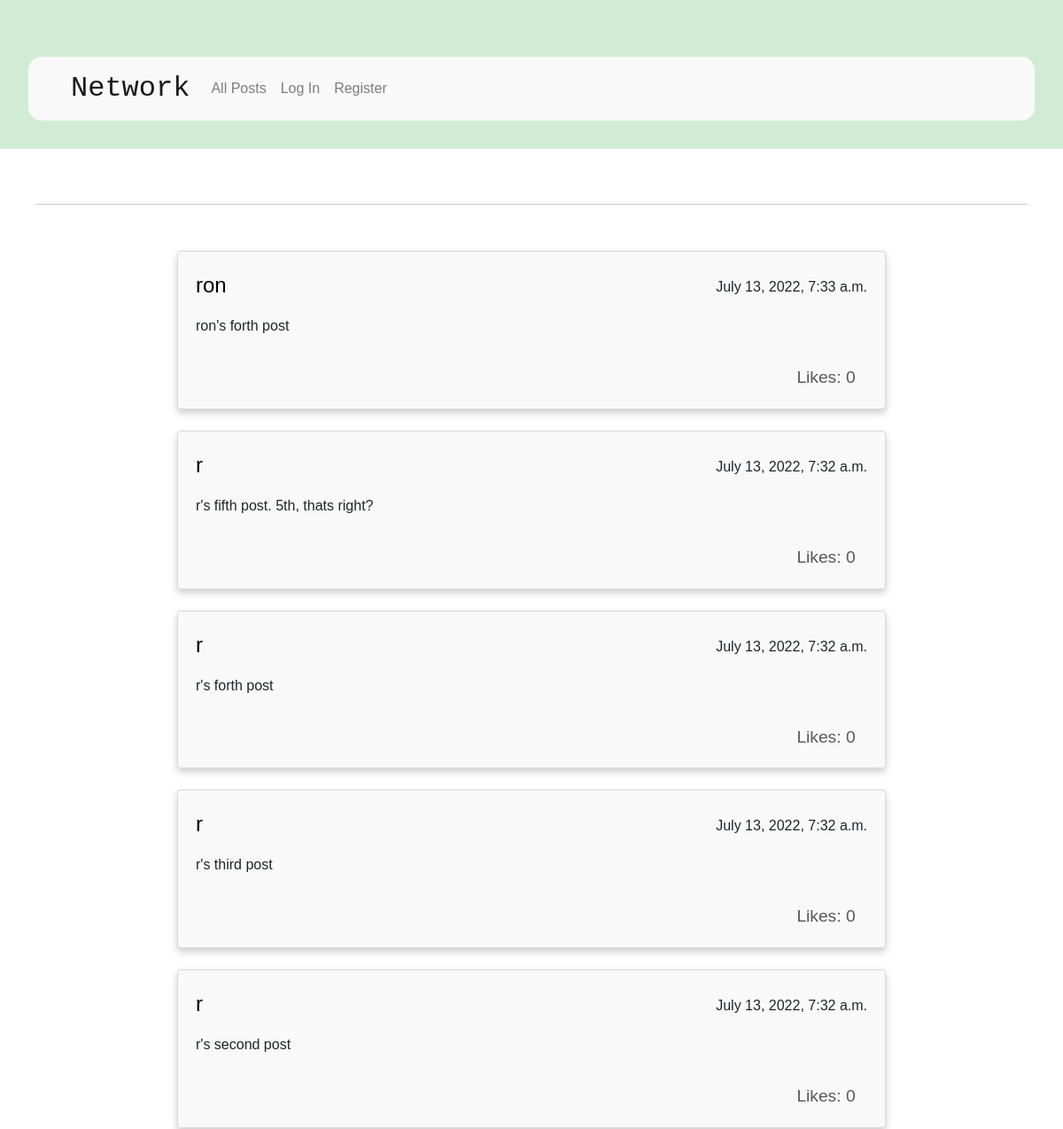
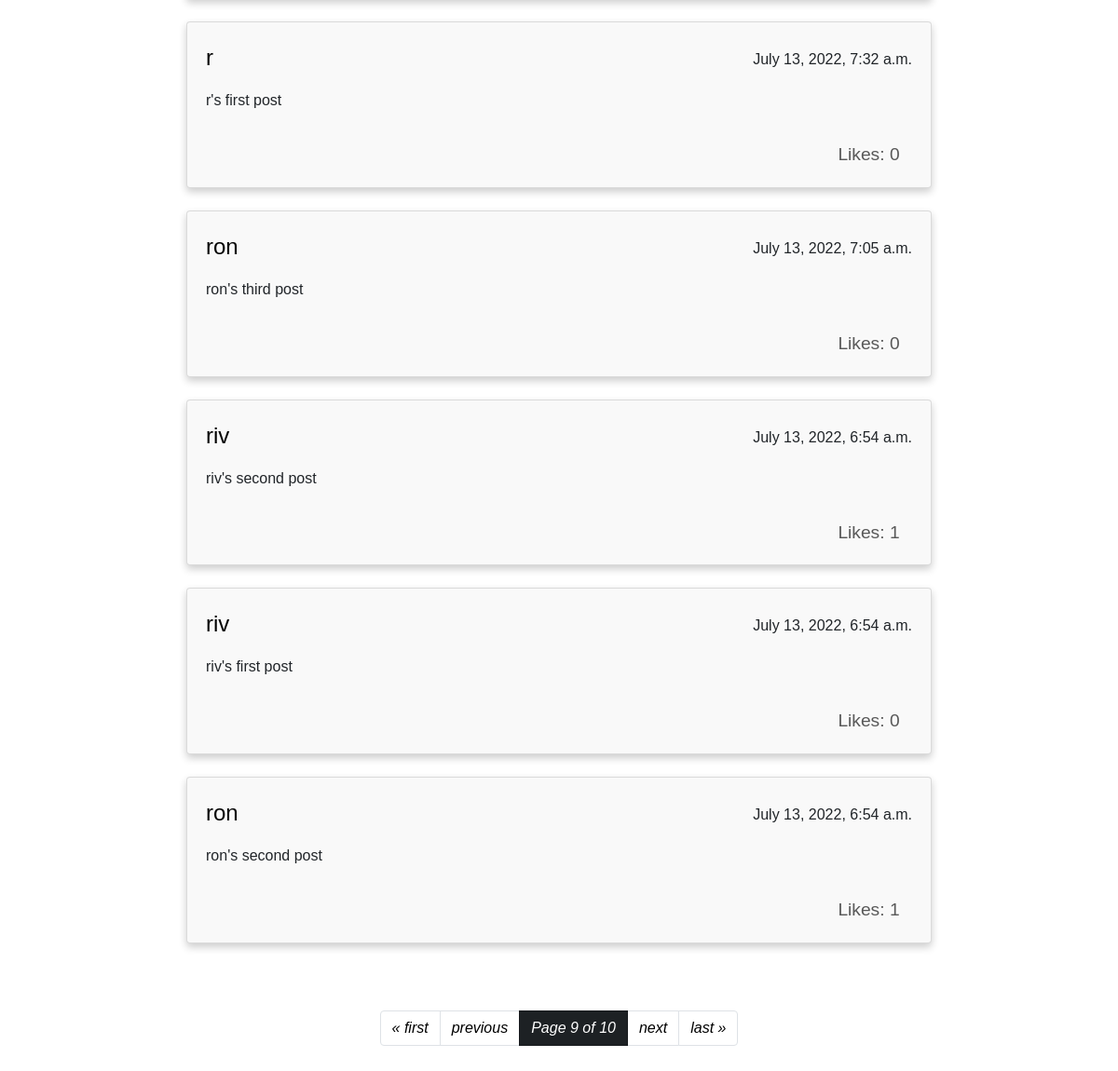
The page /?page=9 on the database its author committed (2 pictures, top to bottom).
### network/models.py (models this page shows, shortened)
class Post(models.Model):
    creator = models.ForeignKey(User, on_delete=models.CASCADE, related_name="posts")
    content = models.CharField(max_length=300, blank=False)
    created_at = models.DateTimeField(auto_now_add=True)
    likes = models.IntegerField(default=0)
    liked_by = models.ManyToManyField(User, related_name="liked", default=None)

class User(AbstractUser):
    followers = models.ManyToManyField("self", related_name="following", default=None, blank=True, symmetrical=False)

### network/views.py (the view, shortened to what this page needs)
# urls.py: path("", views.index, name="index"),
def index(request):
    all_posts = Post.objects.all().order_by("-created_at")
    page_obj = pagination(all_posts, request)
    return render(request, "network/index.html", {
        "form": NewPost(),
        "page_obj": page_obj
    })

### network/views.py (called while the page is built)
def pagination(posts, request):
    paginator = Paginator(posts, 10)
    page_number = request.GET.get("page")
    return paginator.get_page(page_number)

### network/templates/network/index.html (shortened to what this page needs)
{% extends "network/layout.html" %}
{% load static %}
{% block body %}
{% include "network/posts_render.html" %}
{% endblock %}

### network/templates/network/posts_render.html (shortened to what this page needs)
{% block posts_display %}
   <hr>
   <div class="postsdiv">
    {% for post in page_obj %}
        <div class="card">
            <div class="card-body">
                <div class="post-head">
                    <p class="card-text date">{{ post.created_at }}</p>
                    <a href="{% url 'user_page' post.creator %}" class="card-title">{{ post.creator }}</a>
                </div>
                <div id="content{{ post.id }}" class="card-text">{{ post.content }}</div>
                {% if user.is_authenticated %}
                    <div class="logged-likes">
                        <button id="{{ post.id }}" class="btn btn-dark like_button"></button>
                        <p id="number{{ post.id }}" class="likes_number">{{ post.likes }}</p>
                    </div>
                    {% if post.creator == user %}
                        <button id="edit{{ post.id }}" class="btn btn-dark edit_button">Edit</button>
                    {% endif %}
                {% else %}
                <p id="number{{ post.id }}" class="likes_number">Likes:   {{ post.likes }}</p>
                {% endif %}
            </div>
        </div>
    {% endfor %}
    </div>
    <div class="pag-menu">
        <ul class="pagination justify-content-center">
            {% if page_obj.has_previous %}
                <li class="page-item"><a class="page-link" href="?page=1">&laquo; first</a></li>
                <li class="page-item"><a class="page-link" href="?page={{ page_obj.previous_page_number }}">previous</a></li>
            {% else %}
                <li class="page-item disabled"><a class="page-link" href="#" tabindex="-1" aria-disabled="true">&laquo; first</a></li>
                <li class="page-item disabled"><a class="page-link" href="#" tabindex="-1" aria-disabled="true">previous</a></li>
            {% endif %}
            <li class="page-item active"><a class="page-link active btn-dark" href="">Page {{ page_obj.number }} of {{ page_obj.paginator.num_pages }}</a></li>
            {% if page_obj.has_next %}
                <li class="page-item"><a class="page-link" href="?page={{ page_obj.next_page_number }}">next</a></li>
                <li class="page-item"><a class="page-link" href="?page={{ page_obj.paginator.num_pages }}">last &raquo;</a></li>
            {% else %}
                <li class="page-item disabled"><a class="page-link" href="#" tabindex="-1" aria-disabled="true">next</a></li>
                <li class="page-item disabled"><a class="page-link" href="#" tabindex="-1" aria-disabled="true">last &raquo;</a></li>
            {% endif %}
        </ul>
      </div>
{% endblock %}

### network/static/network/styles.css (style rules this page uses)
body { font-family:'Gill Sans', 'Gill Sans MT', Calibri, 'Trebuchet MS', sans-serif; }
hr { margin: 30px -20px 20px; border: 0; border-top: 1px solid #c9c7c7; }
.card { margin: auto; margin-bottom: 1.5em; width: 80%; max-width: 50em; box-shadow: 0 4px 8px 0 rgba(0, 0, 0, 0.2); background-color: rgba(6, 6, 5, 0.024); }
.postsdiv { padding: auto; padding-top: 2em; padding-bottom: 1em; min-width: 20em; border-radius: 5px; }
.post-head { width: auto; margin-bottom: 1em; }
.card-title { font-size: 1.5em; color:black; white-space: nowrap; }
.card-text { margin-bottom: 2em; }
.date { float: right; padding-top: 0.5em; margin-bottom: 0; }
.pag-menu { padding-block: 2em; }
.page-link { font-style: italic; color: black; }
.likes_number { float: inline-end; font-size: 1.2em; color: rgb(88, 88, 88); padding-right: 0.7em; text-align: right; margin: auto; }

### rows shown on the page
Post: created_at "July 13, 2022, 7:33 a.m.", creator "ron", content "ron's forth post", likes "0"
Post: created_at "July 13, 2022, 7:32 a.m.", creator "r", content "r's fifth post. 5th, thats right?", likes "0"
Post: created_at "July 13, 2022, 7:32 a.m.", creator "r", content "r's forth post", likes "0"
Post: created_at "July 13, 2022, 7:32 a.m.", creator "r", content "r's third post", likes "0"
Post: created_at "July 13, 2022, 7:32 a.m.", creator "r", content "r's second post", likes "0"
Post: created_at "July 13, 2022, 7:32 a.m.", creator "r", content "r's first post", likes "0"
Post: created_at "July 13, 2022, 7:05 a.m.", creator "ron", content "ron's third post", likes "0"
Post: created_at "July 13, 2022, 6:54 a.m.", creator "riv", content "riv's second post", likes "1"
Post: created_at "July 13, 2022, 6:54 a.m.", creator "riv", content "riv's first post", likes "0"
Post: created_at "July 13, 2022, 6:54 a.m.", creator "ron", content "ron's second post", likes "1"

### other values the page prints
{{ page_obj.number }} "9"
{{ page_obj.paginator.num_pages }} "10"
